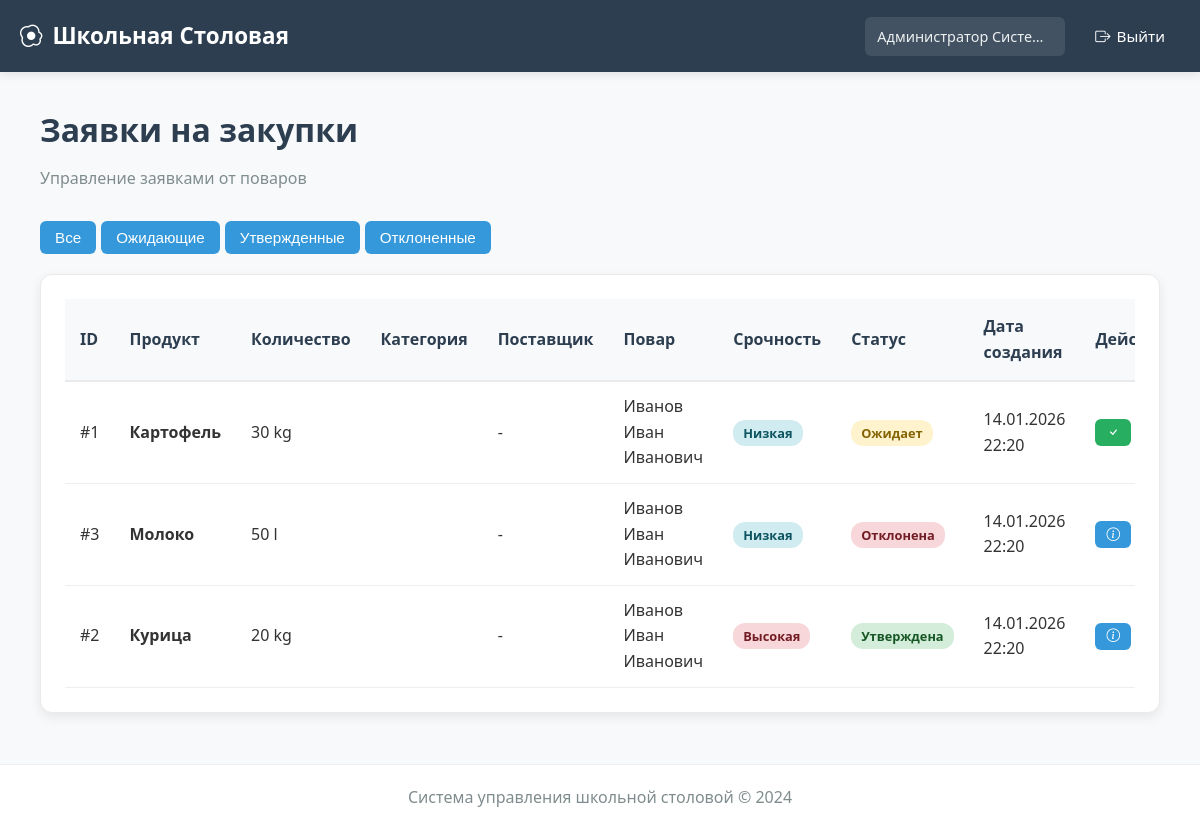
The page /admin/supply-requests (signed in) on the database as committed earlier.
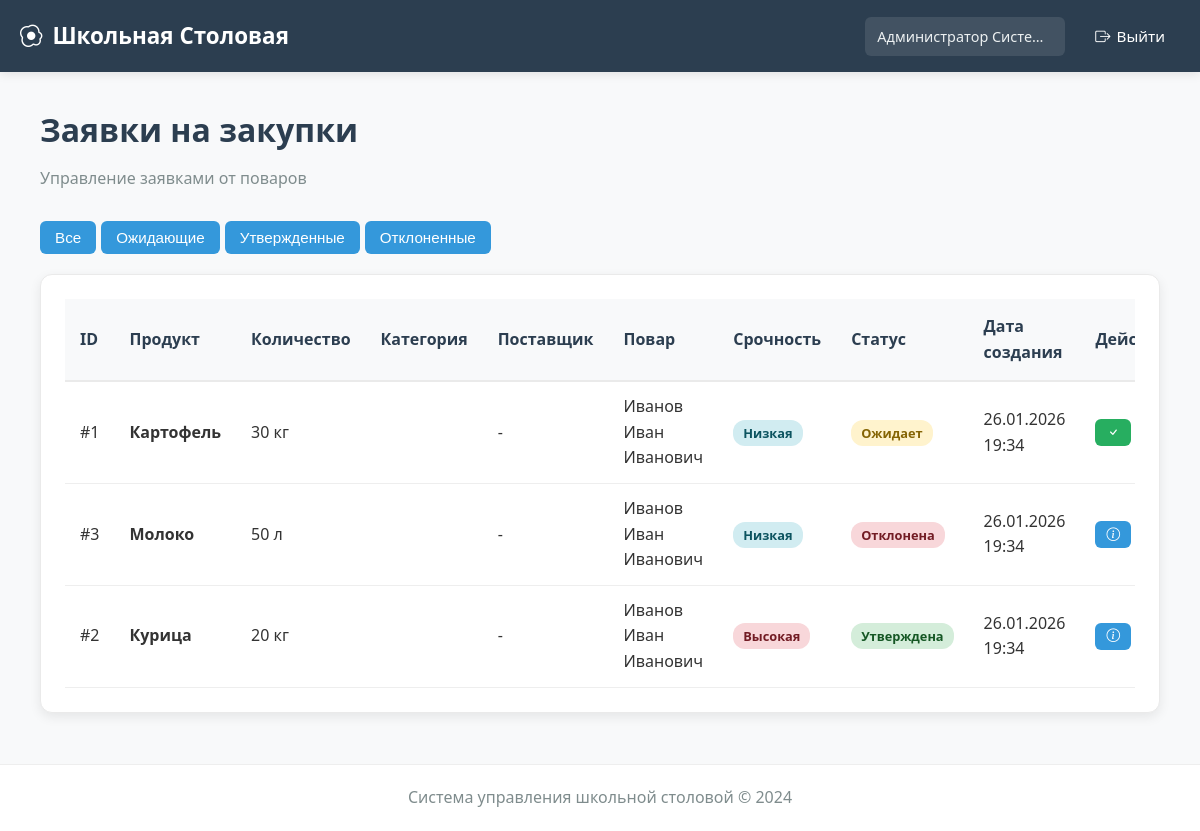
The same page on the database as committed later.
### modules/core/models.py (models this page shows, shortened)
class User(UserMixin, db.Model):
    __tablename__ = 'users'
    id = db.Column(db.Integer, primary_key=True)
    email = db.Column(db.String(120), unique=True, nullable=False, index=True)
    password = db.Column(db.String(200), nullable=False)
    role = db.Column(db.String(20), nullable=False)  # 'student', 'cook', 'admin'
    full_name = db.Column(db.String(100))
    class_group = db.Column(db.String(50))  # Только для учеников
    allergies = db.Column(db.Text, default='')  # JSON или текст с аллергенами
    preferences = db.Column(db.String(50), default='')  # Новое поле: предпочтения в питании
    avatar_url = db.Column(db.String(255))  # Новое поле: путь к аватару
    balance = db.Column(db.Float, default=0.0)  # Новое поле: баланс счета
    is_active = db.Column(db.Boolean, default=True)
    created_at = db.Column(db.DateTime, default=datetime.utcnow)
    updated_at = db.Column(db.DateTime, default=datetime.utcnow, onupdate=datetime.utcnow)

class SupplyRequest(db.Model):
    __tablename__ = 'supply_requests'
    id = db.Column(db.Integer, primary_key=True)
    cook_id = db.Column(db.Integer, db.ForeignKey('users.id'), nullable=False)
    product_name = db.Column(db.String(100), nullable=False)
    quantity = db.Column(db.Integer, nullable=False)
    unit = db.Column(db.String(20))  # 'kg', 'liters', 'pieces', 'packages'
    urgency = db.Column(db.String(20), default='normal')  # 'low', 'normal', 'high', 'critical'
    status = db.Column(db.String(20), default='pending')  # 'pending', 'approved', 'rejected', 'delivered'
    notes = db.Column(db.Text)
    created_at = db.Column(db.DateTime, default=datetime.utcnow)
    updated_at = db.Column(db.DateTime, default=datetime.utcnow, onupdate=datetime.utcnow)
    approved_by = db.Column(db.Integer, db.ForeignKey('users.id'), nullable=True)
    approval_date = db.Column(db.DateTime, nullable=True)
    cook = db.relationship('User', foreign_keys=[cook_id])
    approver = db.relationship('User', foreign_keys=[approved_by])

### modules/admin/routes.py (the view)
@admin_bp.route('/supply-requests')
@login_required
def admin_supply_requests():
    if current_user.role != 'admin':
        flash('Доступ запрещен', 'danger')
        return redirect(url_for('index'))
    from modules.core.models import SupplyRequest
    requests = SupplyRequest.query.order_by(
        SupplyRequest.urgency.desc(),
        SupplyRequest.created_at
    ).all()
    return render_template('admin/supply_requests.html', requests=requests)

### app.py (called while the page is built)
@login_manager.user_loader
def load_user(user_id):
    try:
        from modules.core.models import User
        return User.query.get(int(user_id))
    except Exception as e:
        print(f"{user_id}: {e}")
        return None

@app.context_processor
def inject_cart_count():
    return {'cart_count': get_cart_count()}

@app.context_processor
def inject_now():
    return {'now': datetime.utcnow()}

@app.context_processor
def inject_pending_requests():
    from modules.core.models import SupplyRequest
    try:
        if current_user.is_authenticated and current_user.role == 'admin':
            pending_count = SupplyRequest.query.filter_by(status='pending').count()
            return {'pending_requests_count': pending_count}
    except:
        pass
    return {'pending_requests_count': 0}

### modules/user/routes.py (called while the page is built)
def get_cart_count():
    cart = session.get('cart', {})
    total = sum(item.get('quantity', 0) for item in cart.values())
    return total

### templates/admin/supply_requests.html (shortened to what this page needs)
{% extends "base.html" %}
{% block content %}
<div class="container">
    <div class="dashboard-header" style="margin-bottom: 30px;">
        <div>
            <h1 style="color: #2c3e50; font-size: 2rem; font-weight: 700; margin-bottom: 10px;">
                Заявки на закупки
            </h1>
            <p style="color: #7f8c8d; font-size: 1rem;">Управление заявками от поваров</p>
        </div>
    </div>
    <div class="filter-tabs" style="margin-bottom: 20px;">
        <div class="btn-group" role="group">
            <button type="button" class="btn btn-outline-primary active" onclick="filterRequests('all')">Все</button>
            <button type="button" class="btn btn-outline-warning" onclick="filterRequests('pending')">Ожидающие</button>
            <button type="button" class="btn btn-outline-success" onclick="filterRequests('approved')">Утвержденные</button>
            <button type="button" class="btn btn-outline-danger" onclick="filterRequests('rejected')">Отклоненные</button>
        </div>
    </div>
    <div class="dashboard-card">
        {% if requests %}
        <div class="table-responsive" style="max-height: 600px; overflow-y: auto;">
            <table class="admin-table">
                <thead style="position: sticky; top: 0; background: white; z-index: 1;">
                    <tr>
                        <th>ID</th>
                        <th>Продукт</th>
                        <th>Количество</th>
                        <th>Категория</th>
                        <th>Поставщик</th>
                        <th>Повар</th>
                        <th>Срочность</th>
                        <th>Статус</th>
                        <th>Дата создания</th>
                        <th>Действия</th>
                    </tr>
                </thead>
                <tbody>
                    {% for req in requests %}
                    <tr class="request-row request-{{ req.status }}" id="request-{{ req.id }}">
                        <td>#{{ req.id }}</td>
                        <td>
                            <strong>{{ req.product_name }}</strong>
                        </td>
                        <td>{{ req.quantity }} {{ req.unit }}</td>
                        <td>{{ req.category }}</td>
                        <td>{{ req.supplier or '-' }}</td>
                        <td>{{ req.cook.full_name if req.cook else 'Неизвестно' }}</td>
                        <td>
                            {% if req.urgency == 'high' %}
                                <span class="badge badge-danger">Высокая</span>
                            {% elif req.urgency == 'medium' %}
                                <span class="badge badge-warning">Средняя</span>
                            {% else %}
                                <span class="badge badge-info">Низкая</span>
                            {% endif %}
                        </td>
                        <td>
                            {% if req.status == 'pending' %}
                                <span class="badge badge-warning">Ожидает</span>
                            {% elif req.status == 'approved' %}
                                <span class="badge badge-success">Утверждена</span>
                            {% elif req.status == 'rejected' %}
                                <span class="badge badge-danger">Отклонена</span>
                            {% endif %}
                        </td>
                        <td>{{ req.created_at.strftime('%d.%m.%Y %H:%M') }}</td>
                        <td>
                            <div class="btn-group" style="display: flex; gap: 5px;">
                                {% if req.status == 'pending' %}
                                    <button class="btn btn-sm btn-success" onclick="approveRequest({{ req.id }})" title="Утвердить">
                                        <i class="bi bi-check"></i>
                                    </button>
                                {% endif %}
                                <button class="btn btn-sm btn-outline-info" onclick="showRequestDetails({{ req.id }})" title="Подробнее">
                                    <i class="bi bi-info-circle"></i>
                                </button>
                            </div>
                        </td>
                    </tr>
                    {% endfor %}
                </tbody>
            </table>
        </div>
        {% endif %}
    </div>
</div>
{% endblock %}

### templates/base.html (shortened to what this page needs)
<!DOCTYPE html>
<html lang="ru">
<head>
    <link rel="stylesheet" href="{{ url_for('static', filename='css/style.css') }}">
    <link rel="stylesheet" href="https://cdn.jsdelivr.net/npm/bootstrap-icons@1.10.0/font/bootstrap-icons.css">
</head>
<body>
    <header>
        <nav class="navbar">
            <div class="nav-container">
                <a href="{{ url_for('index') }}" class="logo">
                    <i class="bi bi-egg-fried"></i> Школьная Столовая
                </a>
                <div class="nav-links">
                    {% if current_user.is_authenticated %}
                        <span>{{ current_user.full_name }}</span>
                        <a href="{{ url_for('auth.logout') }}">
                            <i class="bi bi-box-arrow-right"></i> Выйти
                        </a>
                    {% endif %}
                </div>
            </div>
        </nav>
    </header>
    <main class="container">
        {% block content %}{% endblock %}
    </main>
    <footer>
        <p>Система управления школьной столовой © 2024</p>
    </footer>
</body>
</html>

### static/css/style.css (style rules this page uses)
* { margin: 0; padding: 0; box-sizing: border-box; }
body { font-family: 'Segoe UI', Tahoma, Geneva, Verdana, sans-serif; line-height: 1.6; color: #333; background: #f8f9fa; min-height: 100vh; }
.navbar { background-color: #2c3e50; color: white; padding: 1rem 0; box-shadow: 0 2px 10px rgba(0, 0, 0, 0.1); position: sticky; top: 0; z-index: 1000; }
.nav-container { max-width: 1200px; margin: 0 auto; padding: 0 20px; display: flex; justify-content: space-between; align-items: center; }
.logo { color: white; text-decoration: none; font-size: 1.4rem; font-weight: 700; display: flex; align-items: center; gap: 10px; white-space: nowrap; }
.nav-links { display: flex; gap: 15px; align-items: center; flex-wrap: wrap; }
.nav-links a { color: white; text-decoration: none; padding: 8px 15px; border-radius: 6px; transition: all 0.3s; display: flex; align-items: center; gap: 6px; font-weight: 500; font-size: 0.95rem; white-space: nowrap; }
.nav-links span { color: #ecf0f1; font-size: 0.9rem; padding: 8px 12px; background: rgba(255, 255, 255, 0.1); border-radius: 6px; max-width: 200px; overflow: hidden; text-overflow: ellipsis; white-space: nowrap; }
.container { max-width: 1200px; margin: 2rem auto; padding: 0 20px; min-height: calc(100vh - 180px); }
.dashboard-card { background: white; border-radius: 12px; padding: 24px; box-shadow: 0 4px 12px rgba(0, 0, 0, 0.08); border: 1px solid #eaeaea; height: 100%; display: flex; flex-direction: column; }
.btn { display: inline-block; padding: 10px 20px; background: #3498db; color: white; text-decoration: none; border-radius: 6px; border: none; cursor: pointer; transition: all 0.3s; font-weight: 500; font-size: 0.95rem; text-align: center; }
.btn-success { background: #27ae60; }
footer { text-align: center; padding: 20px; margin-top: 40px; color: #7f8c8d; border-top: 1px solid #eee; background: white; }

### templates/admin/supply_requests.html (style rules this page uses)
.filter-tabs .btn-group { display: flex; gap: 5px; flex-wrap: wrap; }
.filter-tabs .btn { border-radius: 6px !important; padding: 8px 15px; }
.filter-tabs .btn.active { background: #3498db; color: white; border-color: #3498db; }
.request-row td { vertical-align: middle; }
.badge { padding: 4px 10px; border-radius: 12px; font-size: 0.8rem; font-weight: 600; white-space: nowrap; }
.badge-danger { background: #f8d7da; color: #721c24; }
.badge-warning { background: #fff3cd; color: #856404; }
.badge-success { background: #d4edda; color: #155724; }
.badge-info { background: #d1ecf1; color: #0c5460; }
.btn-group { display: flex; gap: 5px; flex-wrap: nowrap; }
.btn-sm { padding: 6px 10px; font-size: 0.85rem; min-width: 36px; }
.admin-table { width: 100%; border-collapse: collapse; }
.admin-table th { background: #f8f9fa; color: #2c3e50; font-weight: 600; padding: 15px; text-align: left; border-bottom: 2px solid #eaeaea; }
.admin-table td { padding: 12px 15px; border-bottom: 1px solid #eee; vertical-align: middle; }

Rows that differ between the two databases and show on the page:
changed SupplyRequest "Картофель": unit "kg" → "кг"; created_at "14.01.2026 22:20" → "26.01.2026 19:34"
changed SupplyRequest "Молоко": unit "l" → "л"; created_at "14.01.2026 22:20" → "26.01.2026 19:34"
changed SupplyRequest "Курица": unit "kg" → "кг"; created_at "14.01.2026 22:20" → "26.01.2026 19:34"
